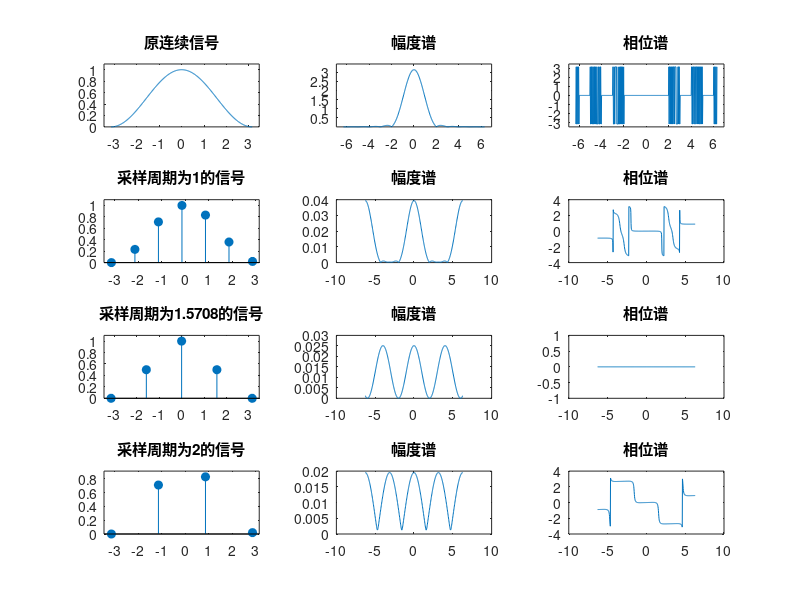

MATLAB code for this plot:
clear;

dt = 2*pi/500;
f0 = 1/(2*pi);
T0 = 1/f0;
t = -pi:dt:pi;
w1 = linspace(-2*pi,2*pi,500);
f = ((1 + cos(2*pi*f0*t)) / 2) .* (abs(t) <= pi);
F1 = f*exp(-j*t'*w1)*dt;
subplot(431),plot(t,f);
axis([min(t)*1.1 max(t)*1.1 min(f)*1.1 max(f)*1.1]);
title('原连续信号');
subplot(432),plot(w1,abs(F1));
axis([-2*pi*1.1 2*pi*1.1 1.1*min(abs(F1)) 1.1*max(abs(F1))]);
title('幅度谱');
subplot(433),plot(w1,angle(F1));
axis([-2*pi*1.1 2*pi*1.1 1.1*min(angle(F1)) 1.1*max(angle(F1))]);
title('相位谱');

% sampling period
Ts = [1 pi/2 2];

for x = 1:3
    n = -pi:Ts(x):pi;
    w = linspace(-2*pi,2*pi,500);
    f = ((1 + cos(2*pi*f0*n)) / 2) .* (abs(n) <= pi);
    F = f*exp(-j*n'*w)*dt;
    
    subplot(4,3,x*3+1),stem(n,f,'filled');
    axis([min(n)*1.1 max(n)*1.1 min(f)*1.1 max(f)*1.1]);
    title(['采样周期为',num2str(Ts(x)),'的信号']);
    
    subplot(4,3,x*3+2),plot(w,abs(F));
    % axis([-2*pi*1.1 2*pi*1.1 1.1*min(abs(F)) 1.1*max(abs(F))]);
    title('幅度谱');

    subplot(4,3,x*3+3),plot(w,angle(F));
    title('相位谱');

end


